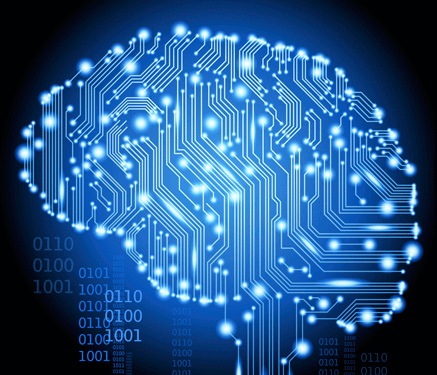
%> input picture splash.png, 437 x 375 px
$ octave --eval "result = Task02(imread('../splash.png'));"   (GNU Octave 9; MATLAB toolbox functions it lacks are replaced by stand-ins)
%> lines starting %> are read from the running program, lines starting %| are printed output that depends on the picture; in (x1, y1, x2, y2) boxes, pixels count from 0 and x2, y2 are one past the last pixel; in counts of white or black regions, pixels touching at a corner belong together; the program's own positions count from 1
function [ output_args ] = Task02( img )
%TASK02 Summary of this function goes here
%   Detailed explanation goes here

space_limit = 2500;

gray = rgb2gray(img);
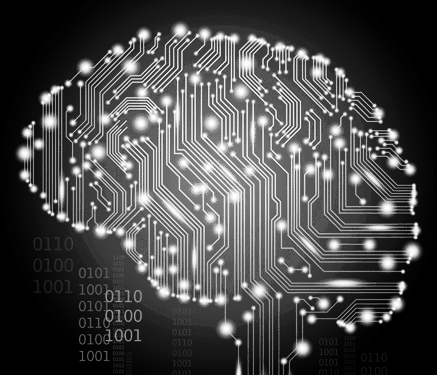
%> gray: size 375x437 uint8; min 0, max 254, mean 73.1

edges = edge(edge(gray, 'sobel'), 'canny');
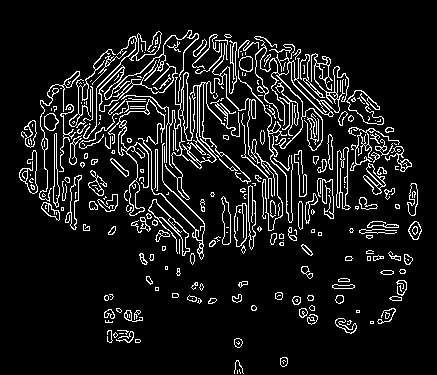
%> edges: size 375x437 logical; 9.5% white in thin lines or dots, all inside (x1, y1, x2, y2) = (19, 30, 422, 374)

edges = imclose(edges,strel('square', 5));
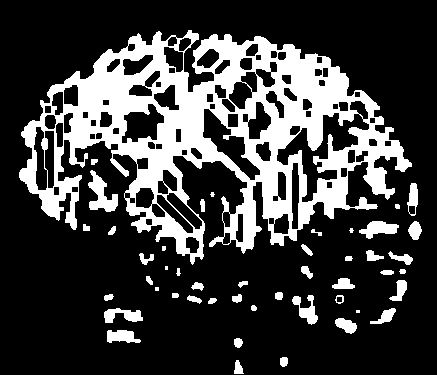
%> edges: size 375x437 logical; 24.3% white; 47 white regions (6 under 20 px), largest, box (x1, y1, x2, y2) and area: (19, 30, 412, 265) 34812, (88, 170, 118, 212) 608, (359, 221, 399, 239) 407


edges = ~edges;

edges = imerode(edges,strel('square', 7));
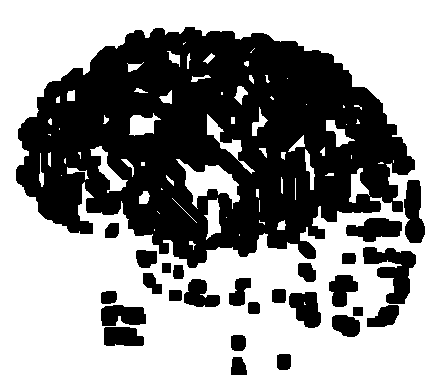
%> edges: size 375x437 logical; 56.6% white; 27 black regions, largest, box (x1, y1, x2, y2) and area: (16, 27, 415, 268) 59974, (363, 247, 416, 304) 1552, (404, 180, 425, 243) 977
%figure('Name', 'Fence Regions');
%imshow(edges);

CC = bwconncomp(edges);
%> CC = 70 connected components
stats = regionprops(CC, 'Image');
%> stats = 70 items
pp = regionprops(CC, 'PixelList');
%> pp = 70 items
arr = zeros(size(stats));

for k = 1:length(stats)
    arr(k) = sum(sum(stats(k).Image));
end
%> this loop made 70 passes
%> after the loop, arr = 70 values, max 86533 at index 1, min 1 at index 8, mean 1324.3
arr = sort(arr);
%> arr = 70 values from 1 to 86533
mm = median(arr);
%> mm = 25.5

count = 0;
c2 = 0;
c3 = 0;
for i = 1:length(arr)
    if arr(i)-mm > space_limit
        count = count + floor(arr(i)/mm);
        c3 = c3 + 1;
    else
       c2 = c2 +1;
    end
end
%> after the loop, c2 = 69; c3 = 1; count = 3393

conI = zeros(size(edges));

for i = 1:length(pp)
    s_pp = size(pp(i).PixelList);
    if s_pp(1)-mm > space_limit
        for xc = 1:length(pp(i).PixelList)
            coor = pp(i).PixelList;
            conI(coor(xc,1), coor(xc,2)) = 1;
        end
    end
end
%> this loop made 70 passes
%> s_pp on passes 1 to 12: [86533 2], [78 2], [21 2], [4 2], [40 2], [24 2], [2 2], [1 2], [10 2], [80 2], [88 2], [12 2]
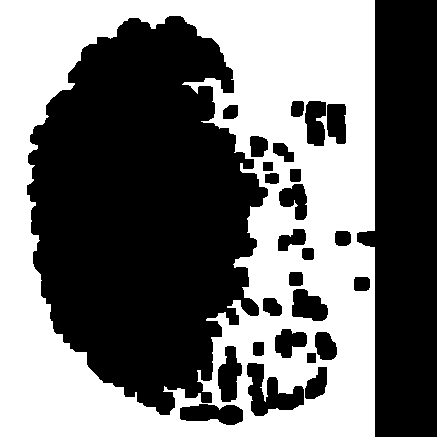
%> conI: size 437x437 double; values 0 (black) and 1 (white), 45.3% white; 1 white region, box (x1, y1, x2, y2) and area: (0, 0, 375, 437) 86533

%figure('Name', 'WithHoles');
%imshow(conI);
imshowpair(edges,conI,'montage');
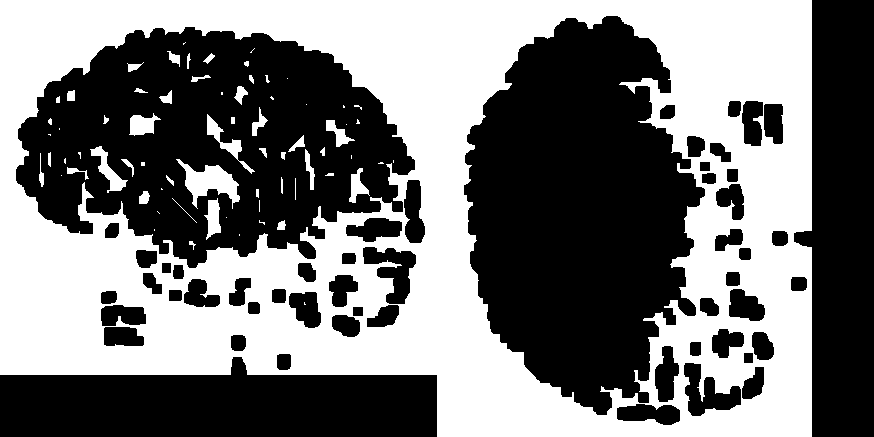
%> displayed picture: size 437x874, on the screen's scale of 0 to 255; 46.9% white; 70 white regions (27 under 20 px), largest, box (x1, y1, x2, y2) and area: (0, 0, 812, 437) 173066, (176, 159, 240, 209) 1363, (90, 146, 128, 193) 545

% [4 lines of commented-out code are left out]

m1 = strcat('Units With Holes = ',num2str(count));
%> m1 = 'Units With Holes =3393'
m2 = strcat('Regions With Holes = ',num2str(c3));
%> m2 = 'Regions With Holes =1'
m3 = strcat('Fence Regions = ', num2str(count+c2));
%> m3 = 'Fence Regions =3462'
m4 = strcat('Fence Regions (counting holes regions as ones) = ', num2str(length(arr)));
%> m4 = 'Fence Regions (counting holes regions as ones) =70'

message = strvcat(m1,m2,m3,m4);
%> message = {'Units With Holes =3393', 'Regions With Holes =1', 'Fence Regions =3462', 'Fence Regions (counting holes regions as ones) =70'}

msgbox(message);

end
%> (the run ends here)
